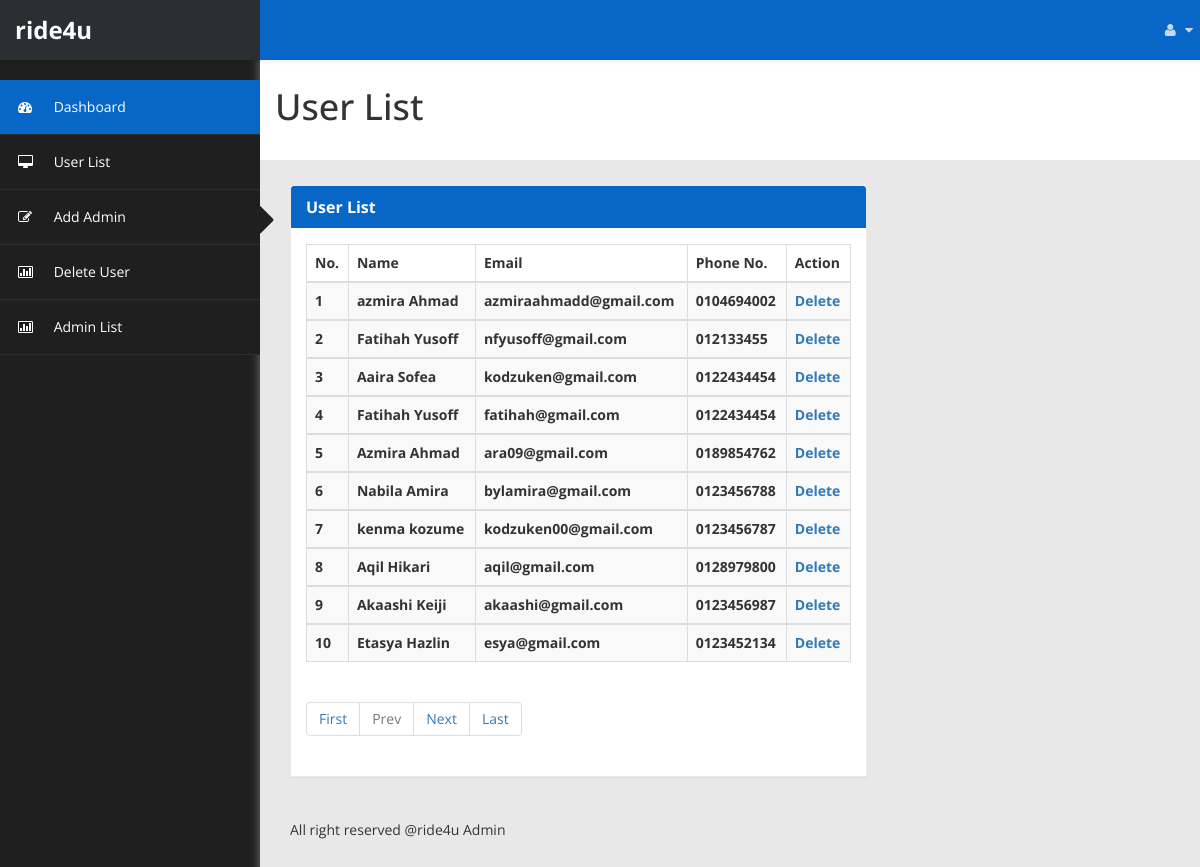
The app's page /admin2/updateUser.php with its own data.
### tables this page shows
CREATE TABLE `user` (
  `userId` int(20) NOT NULL,
  `username` varchar(50) NOT NULL,
  `fname` varchar(50) NOT NULL,
  `lname` varchar(50) NOT NULL,
  `password` varchar(10) NOT NULL,
  `phoneNum` varchar(15) NOT NULL,
  `email` varchar(50) NOT NULL,
  `userType` varchar(10) NOT NULL,
  `address` varchar(100) NOT NULL,
  `user_image` varchar(10) NOT NULL,
  `dateReg` timestamp NOT NULL DEFAULT CURRENT_TIMESTAMP ON UPDATE CURRENT_TIMESTAMP
);

### admin2/updateUser.php (the view, shortened to what this page needs)
<!DOCTYPE html>
<html xmlns="http://www.w3.org/1999/xhtml">
<head>
    <link href="assets/css/bootstrap.css" rel="stylesheet" />
    <link href="assets/css/font-awesome.css" rel="stylesheet" />
    <link href="assets/js/morris/morris-0.4.3.min.css" rel="stylesheet" />
    <link href="assets/css/custom-styles.css" rel="stylesheet" />
    <link rel="stylesheet" href="assets/js/Lightweight-Chart/cssCharts.css">
</head>
<body>
    <div id="wrapper">
        <nav class="navbar navbar-default top-navbar" role="navigation">
            <div class="navbar-header">
                <a class="navbar-brand" href="home.php"><strong>ride4u</strong></a>
            </div>
            <ul class="nav navbar-top-links navbar-right">
                <li class="dropdown">
                    <a class="dropdown-toggle" data-toggle="dropdown" href="#" aria-expanded="false">
                        <i class="fa fa-user fa-fw"></i> <i class="fa fa-caret-down"></i>
                    </a>
                </li>
            </ul>
        </nav>
        <nav class="navbar-default navbar-side" role="navigation">
		<div id="sideNav" href=""><i class="fa fa-caret-right"></i></div>
            <div class="sidebar-collapse">
                <ul class="nav" id="main-menu">
                    <li>
                        <a class="active-menu" href="home.php"><i class="fa fa-dashboard"></i> Dashboard</a>
                    </li>
                    <li>
                        <a href="userList.php"><i class="fa fa-desktop"></i> User List</a>
                    </li>
					<li>
                        <a href="addAdmin.php"><i class="fa fa-edit"></i> Add Admin</a>
                    </li>
					<li>
                        <a href="updateUser.php"><i class="fa fa-bar-chart-o"></i> Delete User</a>
                    </li>
					<li>
                        <a href="adminList.php"><i class="fa fa-bar-chart-o"></i> Admin List</a>
                    </li>
                </ul>
            </div>
        </nav>
		<div id="page-wrapper">
		  <div class="header">
                        <h1 class="page-header">
                            User List <small></small>
                        </h1>
		</div>
            <div id="page-inner">
                <div class="row">
                    <div class="col-md-8 col-sm-12 col-xs-12">
                        <div class="panel panel-default">
                            <div class="panel-heading">
                                User List
                            </div>
                            <div class="panel-body">
                                <div class="table-responsive">
                                    <table class="table table-striped table-bordered table-hover">
                                        <thead>
                                            <tr>
                                                <th>No.</th>
                                                <th>Name</th>
                                                <th>Email</th>
												<th>Phone No.</th>
												<th>Action</th>
                                            </tr>
											<?php
						include ('connection.php');
						if (isset($_GET['pageno'])) {
            $pageno = $_GET['pageno'];
        } else {
            $pageno = 1;
        }
        $no_of_records_per_page = 10;
        $offset = ($pageno-1) * $no_of_records_per_page;
		$total_pages_sql = "SELECT COUNT(*) FROM user";
        $result = mysqli_query($conn,$total_pages_sql);
        $total_rows = mysqli_fetch_array($result)[0];
        $total_pages = ceil($total_rows / $no_of_records_per_page);
						$sql = "SELECT * FROM user LIMIT $offset, $no_of_records_per_page";
						$result = mysqli_query($conn,$sql);
						if ($result == TRUE) {
							$no = 0;
							while($row = mysqli_fetch_array($result)){
					?>
                                        </thead>
                                        <tbody>
                                           <tr>
                                                <th><?php echo ++$no; ?></th>
                                                <th><?php echo $row['fname']; ?> <?php echo $row['lname']; ?>   </th>
                                                <th><?php echo $row['email']; ?> </th>
                                                <th><?php echo $row['phoneNum']; ?> </th>
												 <th > <a href="deleteUser.php?userId=<?php echo $row['userId']; ?>" onClick="return confirm('Are You Sure?')">Delete</a></th>
                                            </tr>
                                           <?php
							}
						} else {
								echo "0 Results";
							}
						?>
                                        </tbody>
                                    </table>
									<ul class="pagination">
        <li><a href="?pageno=1">First</a></li>
        <li class="<?php if($pageno <= 1){ echo 'disabled'; } ?>">
            <a href="<?php if($pageno <= 1){ echo '#'; } else { echo "?pageno=".($pageno - 1); } ?>">Prev</a>
        </li>
        <li class="<?php if($pageno >= $total_pages){ echo 'disabled'; } ?>">
            <a href="<?php if($pageno >= $total_pages){ echo '#'; } else { echo "?pageno=".($pageno + 1); } ?>">Next</a>
        </li>
        <li><a href="?pageno=<?php echo $total_pages; ?>">Last</a></li>
    </ul>
                                </div>
                            </div>
                        </div>
                    </div>
                </div>
				<footer><p>All right reserved @ride4u Admin</p>
				</footer>
            </div>
        </div>
    </div>
</body>
</html>

### admin2/assets/css/custom-styles.css (style rules this page uses)
body { font-family: 'Open Sans', sans-serif; background: #1F1F1F; }
#wrapper { width: 100%; }
#page-wrapper { padding: 15px 15px; min-height: 600px; background: #E8E8E8; }
#page-inner { width:100%; margin:10px 20px 10px 0px; background-color:transparent; padding: 15px 30px; min-height:1200px; }
h1, .h1, h2, .h2, h3, .h3 { margin-top: 7px; margin-bottom: -5px; }
p { font-size:16px; line-height:25px; padding-top:20px; }
.navbar-side { z-index: 0; }
.panel { border-radius:0px; }
.navbar-side .nav > li > a > i { color: #FFFFFF; padding: 8px; width: 30px; text-align: center; }
.top-navbar { position: fixed; width: 100%; z-index: 300; -webkit-box-shadow: 0 3px 3px rgba(0, 0, 0, 0.05); -moz-box-shadow: 0 3px 3px rgba(0, 0, 0, 0.05); box-shadow: 0 3px 3px rgba(0, 0, 0, 0.05); }
.navbar-side { z-index: 1; position: fixed; width: 260px; top: 80px; }
#page-wrapper { position: relative; top: 55px; box-shadow: 0 0 10px #757575; -moz-box-shadow: 0 0 10px #757575; -webkit-box-shadow: 0 0 10px #757575; }
.page-header { padding-bottom: 9px; margin: 0; border-bottom: 1px solid transparent; text-align: left;background-color: #fff;padding: 32px 22px 32px 15px; }
.panel-default { border-color: #ECECEC; }
.panel-default > .panel-heading { color: #FFF; border-color: #FFF; font-weight:bold; background: #0866C6; font-size: 16px; text-shadow: none; }
.panel-heading { border-bottom: 1px solid transparent; border-top-left-radius: 3px; border-top-right-radius: 3px; }
footer p { font-size: 14px; }
.top-navbar { margin:0px; }
.top-navbar .navbar-brand { color: #fff; width: 260px; text-align: left; height: 60px; font-size: 24px; font-weight: 700; line-height: 30px; background: #0866c6; }
.top-navbar .nav > li { position: relative; display: inline-block; margin: 0px; padding: 0px; }
.top-navbar .nav > li > a { position: relative; display: block; padding: 20px; color: #FFFFFF; margin: 0px; }
.active-menu { background-color: #0866C6 !important; color: #fff !important; }
.active-menu i { color: #fff !important; }
.sidebar-collapse , .sidebar-collapse .nav { background:none; }
.sidebar-collapse .nav { padding:0; }
.sidebar-collapse .nav > li > a { color: #FFFFFF; background:transparent; text-shadow:none; }
.sidebar-collapse > .nav > li > a { padding: 12px 10px; }
.sidebar-collapse > .nav > li { border-bottom: 1px solid rgba(107, 108, 109, 0.19); }
.navbar-side { border:none; background: #1F1F1F; }
.top-navbar { background: #0866c6; border-bottom:none; }
.top-navbar .nav > li > a > i { margin-right: 2px; }
.navbar-default { border:0px solid black; }
.navbar-header { background: transparent; }
.nav > li > a > i { margin-right:10px; color: rgba(255, 255, 255, 0.76); }
#sideNav { position: absolute; right: -12px; z-index: 3; top: 117px; color: #1F1F1F; cursor:pointer; border-radius: 0; width: 14px; font-size: 48px; line-height: 0; }
@media (min-width:768px) { #page-wrapper { margin: 0 0 0 260px; padding: 0; min-height: 1200px; } }
@media (min-width:768px) { .navbar-side { width: 260px; z-index: 1; } }
@media (min-width:768px) { .navbar { border-radius: 0px; } }

### records on screen
user: fname "azmira", lname "Ahmad", email "azmiraahmadd@gmail.com", phoneNum "0104694002"
user: fname "Fatihah", lname "Yusoff", email "nfyusoff@gmail.com", phoneNum "012133455"
user: fname "Aaira", lname "Sofea", email "kodzuken@gmail.com", phoneNum "0122434454"
user: fname "Fatihah", lname "Yusoff", email "fatihah@gmail.com", phoneNum "0122434454"
user: fname "Azmira", lname "Ahmad", email "ara09@gmail.com", phoneNum "0189854762"
user: fname "Nabila", lname "Amira", email "bylamira@gmail.com", phoneNum "0123456788"
user: fname "kenma", lname "kozume", email "kodzuken00@gmail.com", phoneNum "0123456787"
user: fname "Aqil", lname "Hikari", email "aqil@gmail.com", phoneNum "0128979800"
user: fname "Akaashi", lname "Keiji", email "akaashi@gmail.com", phoneNum "0123456987"
user: fname "Etasya", lname "Hazlin", email "esya@gmail.com", phoneNum "0123452134"
